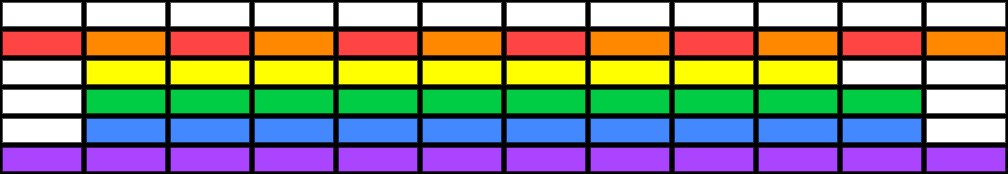

The image is a tile-based game level rendered from a .tmx file. Its description and complete source (layers, tilesets, objects, tile grids) follow:
An orthogonal 12x6 tile map with 84x29 px tiles, 1 tile layer (bricks).

<map version="1.11" tiledversion="1.12.2" orientation="orthogonal" renderorder="right-down" width="12" height="6" tilewidth="84" tileheight="29" infinite="0" nextlayerid="2" nextobjectid="1">
 <tileset firstgid="1" source="bricks.tsx" />
 <layer id="1" name="bricks" width="12" height="6">
  <properties>
   <property name="collides" type="bool" value="false" />
  </properties>
  <data encoding="csv">
7,7,7,7,7,7,7,7,7,7,7,7,
1,2,1,2,1,2,1,2,1,2,1,2,
7,3,3,3,3,3,3,3,3,3,7,7,
7,4,4,4,4,4,4,4,4,4,4,7,
7,5,5,5,5,5,5,5,5,5,5,7,
6,6,6,6,6,6,6,6,6,6,6,6
</data>
 </layer>
</map>
